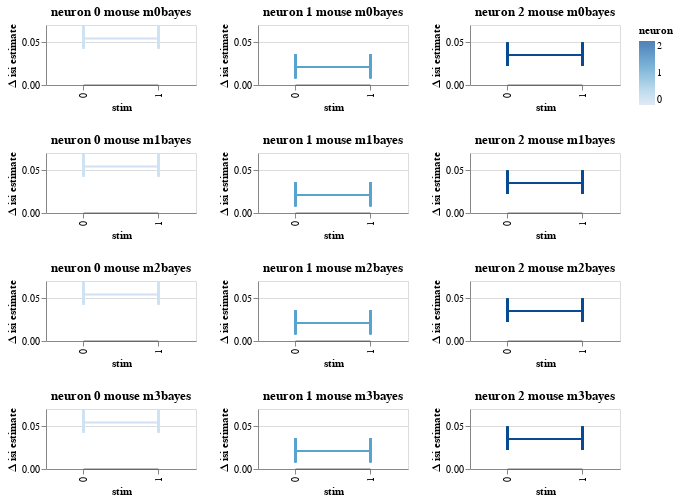

Notebook code cell kept with this figure:
### Code cell
# smart facet TODO

BayesWindow.facet(bw,column='neuron', row='mouse',height=60).display()
